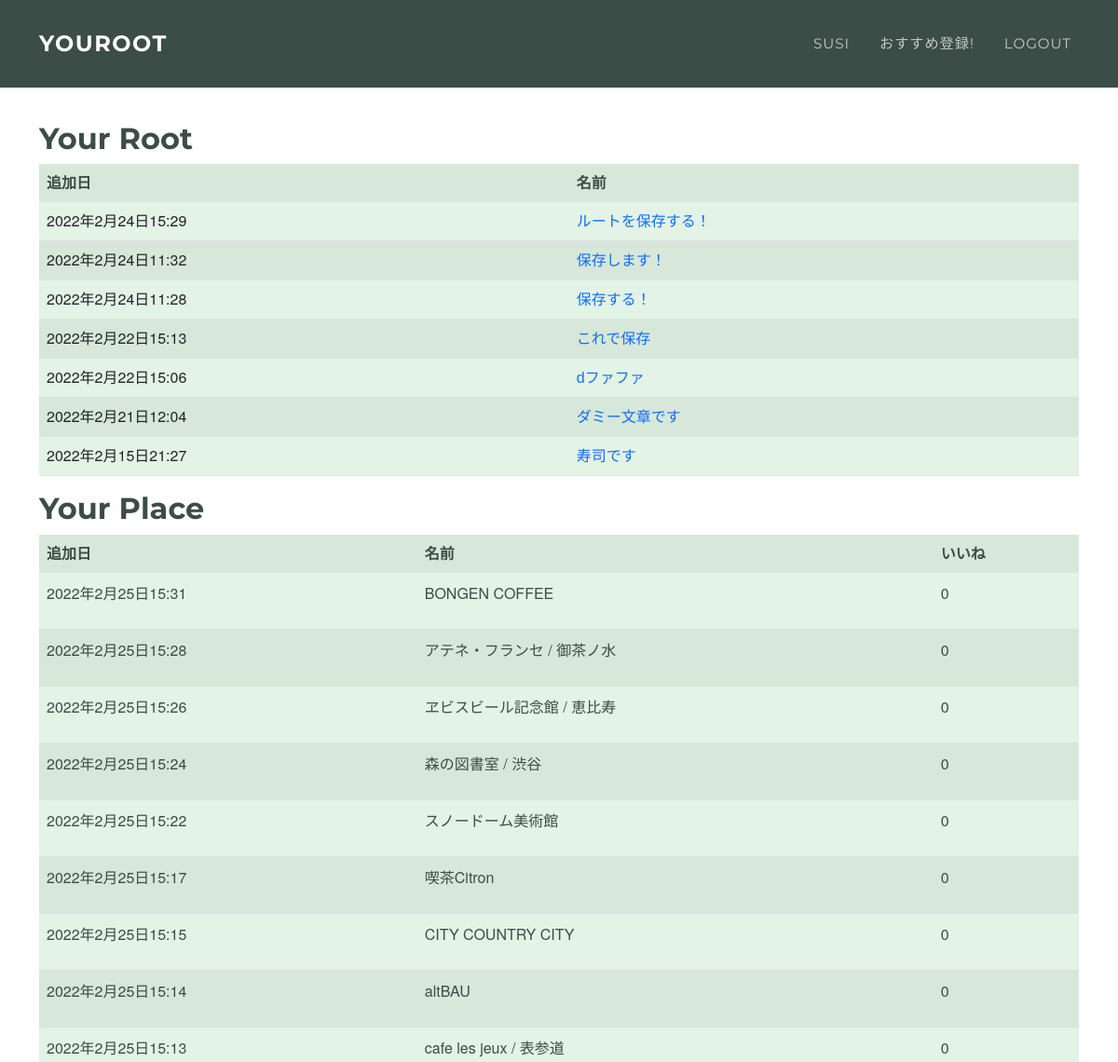
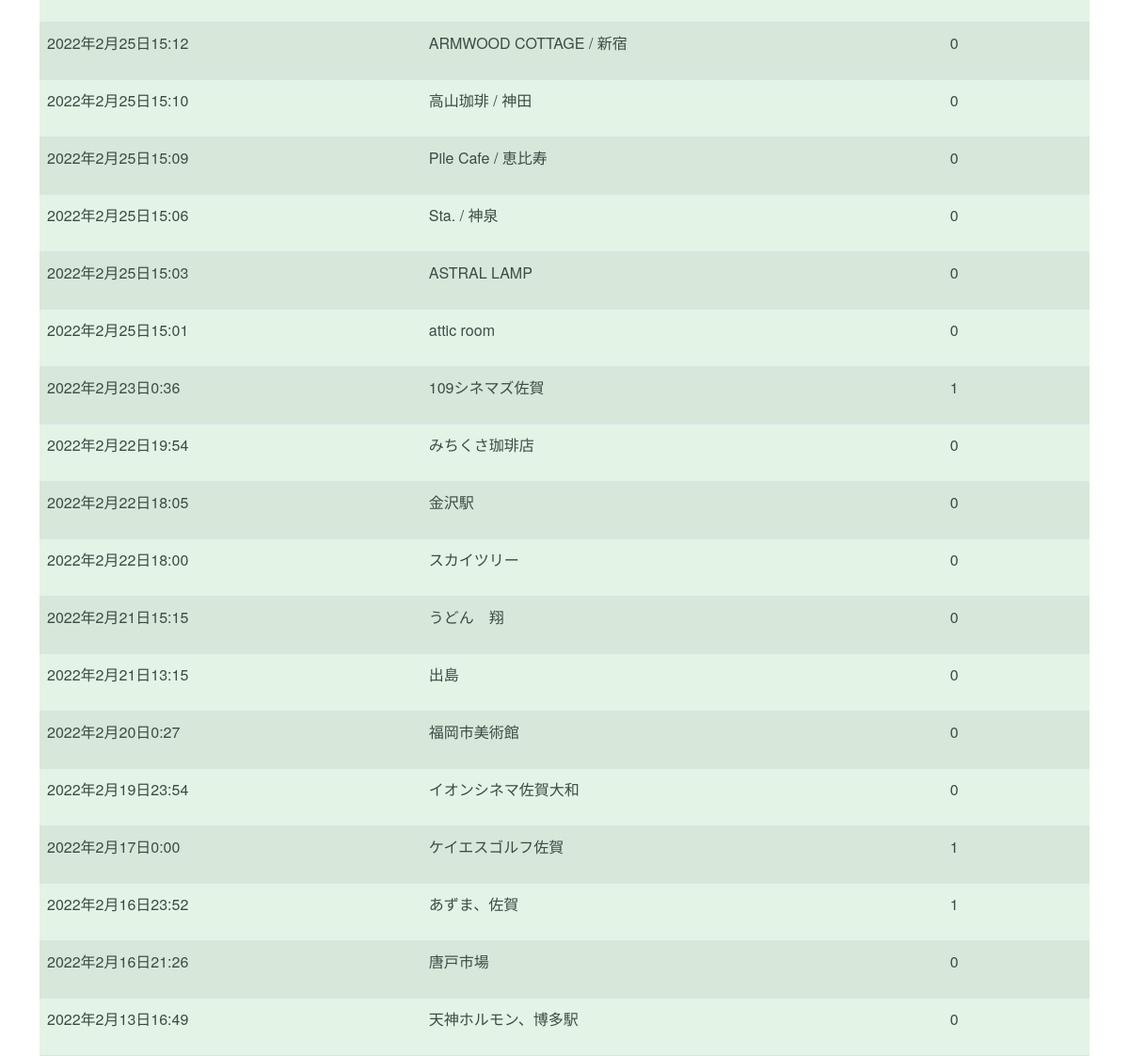
/user/1 (signed in), run on the app's committed database (2 pictures, top to bottom).
### testRoot/models.py (models this page shows, shortened)
class KeepRoot(models.Model):
    name = models.CharField(max_length=255)
    first = models.ForeignKey(TypeOfPlace, on_delete=models.CASCADE, null=True,related_name='first')
    second = models.ForeignKey(TypeOfPlace, on_delete=models.CASCADE, null=True,related_name='second')
    third = models.ForeignKey(TypeOfPlace, on_delete=models.CASCADE, null=True,related_name='third')
    author = models.ForeignKey(get_user_model(),on_delete=models.CASCADE, null=True)
    created_at = models.DateTimeField(auto_now_add=True, null=True)

class TypeOfPlace(models.Model):
    TYPE_CHOICE = (
        ('eat','ご飯'),
        ('play','遊び'),
    )
    type = models.CharField(max_length=255, choices=TYPE_CHOICE)
    name = models.CharField(max_length=255)
    atmosphere = models.ForeignKey(Atmosphere, on_delete=models.PROTECT, null=True)
    address = models.CharField(max_length=255)
    created_at = models.DateTimeField(auto_now_add=True)
    updated_at = models.DateTimeField(auto_now_add=True)
    pref = models.ForeignKey(PrefeCode, on_delete=models.PROTECT, null=True)
    city = models.CharField(max_length=255, null=True)
    ido = models.FloatField(null=True)
    keido = models.FloatField(null=True)
    image = models.ImageField(upload_to='images/', null=True)
    author = models.ForeignKey(get_user_model(),on_delete=models.CASCADE, null=True)
    good = models.IntegerField(null=True, default=0)
    comment = models.CharField(max_length=500, null=True)

### testRoot/views.py (the view)
# urls.py: path('user/<int:id>', user, name='user'),
def user(request, id):
    if request.method == 'POST':
        form = KeepRootForm(request.POST)
        if form.is_valid():
            post = form.save(commit=False)
            post.save()
            return redirect('index')
    else:
        lists = KeepRoot.objects.order_by('-created_at').filter(author=request.user)
        lists_place = TypeOfPlace.objects.order_by('-created_at').filter(author=request.user)
        content = {
            'lists': lists,
            'lists_place': lists_place
        }
        return render(request, 'testRoot/user.html', content)

### testRoot/templates/testRoot/user.html
{% extends 'layout.html' %}
{% block content %}
<div class="container" style="margin-top: 130px;">
    <h2 style="color: #3c4c46;">Your Root</h2>
    <table class="table table-striped table-hover" style="background-color: #e3f3e5;">
        <tr>
            <th style="color: #3c4c46;">追加日</th><th style="color: #3c4c46;">名前</th>
        </tr>
        {% for list in lists %}
            <tr>
                <td>{{list.created_at}}</td>
                <td><div class="wrapper"><a href="{% url 'detail' list.pk%}" class="effect-box">{{list.name}}</a></div></td>
            </tr>
        {% endfor %}
    </table>
    <h2 style="color: #3c4c46;">Your Place</h2>
    <table class="table table-striped table-hover" style="color: #3c4c46; background-color: #e3f3e5;">
        <tr>
            <th style="color: #3c4c46;">追加日</th><th style="color: #3c4c46;">名前</th><th style="color: #3c4c46;">いいね</th>
        </tr>
        {% for list in lists_place %}
            <tr>
                <td style="color: #3c4c46;"><p>{{list.created_at}}</p></td>
                <td style="color: #3c4c46;"><p>{{list.name}}</p></td>
                <td style="color: #3c4c46;"><p>{{list.good}}</p></td>
            </tr>
        {% endfor %}
    </table>
</div>
{% endblock %}

### templates/layout.html (shortened to what this page needs)
<!DOCTYPE html>
<html lang="ja">
{% load static %}
<head>
    <link href="https://cdn.jsdelivr.net/npm/bootstrap@5.0.2/dist/css/bootstrap.min.css" rel="stylesheet"
>
    <link rel="stylesheet" href="https://maxst.icons8.com/vue-static/landings/line-awesome/line-awesome/1.3.0/css/line-awesome.min.css" />
    <link rel="stylesheet" href="https://cdn.jsdelivr.net/npm/bootstrap-icons@1.4.0/font/bootstrap-icons.css">
    <link rel="stylesheet" href="{% static 'css/style.css' %}">
    <link rel="stylesheet" href="{% static 'css/index.css' %}">
    <link rel="stylesheet" href="{% static 'css/topPage.css' %}">
    <link rel="stylesheet" href="{% static 'css/topPage1.css' %}">
    <link rel="stylesheet" href="{% static 'css/card.css' %}">
    <link rel="stylesheet" href="{% static 'css/user.css' %}">
    <link rel="stylesheet" href="{% static 'css/logged_out.css' %}">
    <link rel="stylesheet" href="{% static 'css/login.css' %}">
    <link rel="stylesheet" href="{% static 'css/test1.css' %}">
    <link rel="stylesheet" href="{% static 'css/test2.css' %}">
    <link rel="stylesheet" href="{% static 'css/jquery.range.css' %}">
</head>
<body>
    <nav class="navbar navbar-expand-lg navbar-dark fixed-top" id="mainNav" style="background-color: #3c4c46;">
        <div class="container">
            {% if user.is_authenticated %}
            <div class="wrapper"><a class="navbar-brand effect-box" href="{% url 'index' %}">YOUROOT</a></div>
            {% else %}
            <div class="wrapper"><a class="navbar-brand effect-box" href="{% url 'topPage1' %}">YOUROOT</a></div>
            {% endif %}
            <div class="collapse navbar-collapse" id="navbarResponsive">
                <ul class="navbar-nav text-uppercase ms-auto py-4 py-lg-0">
                    {% if user.is_authenticated %}
                    <li class="nav-item">
                        <div class="wrapper"><a href="{% url 'user' user.id%}" class="nav-link effect-box">{{user}}</a></div>
                    </li>
                    <li class="nav-item">
                        <div class="wrapper"><a href="{% url 'test2' %}" class="nav-link effect-box">おすすめ登録!</a></div>
                    </li>
                    <li class="nav-item">
                        <div class="wrapper"><a href='{% url "logout" %}' class="logout nav-link effect-box">logout</a></div>
                    </li>
                    {% endif %}
                </ul>
            </div>
        </div>
    </nav>
    {% block content %}
    {% endblock %}
</body>
</html>

### static/css/style.css (style rules this page uses)
html, body { width: 100%; height: 100%; color: #3c4c46; }

### static/css/index.css (style rules this page uses)
* { margin: 0; padding: 0; box-sizing: border-box; }

### static/css/topPage1.css (style rules this page uses)
* { box-sizing: border-box; }
body { margin: 0; padding-top: 0px; font-family: "メイリオ","Hiragino Kaku Gothic Pro", "ヒラギノ角ゴ Pro W3", Meiryo, "ＭＳ Ｐゴシック", "Helvetica Neue", Helvetica, Arial, sans-serif; background-color: #fff; }

### static/css/user.css (style rules this page uses)
.effect-box:after, .effect-box:before { content: ''; position: absolute; left: 0; display: inline-block; height: 1.5em; width: 100%; opacity: 0; -webkit-transition: opacity 0.35s, -webkit-transform 0.35s; transition: opacity 0.35s, transform 0.35s; }
.effect-box:before { border-left: 1px solid; border-right: 1px solid; -webkit-transform: scale(1,0); transform: scale(1,0); }
.effect-box:after { border-bottom: 1px solid; border-top: 1px solid; -webkit-transform: scale(0,1); transform: scale(0,1); }
.effect-box { text-decoration: none; display: inline-block; position: relative; font-family: 'Dosis', sans-serif; }
.wrapper { left:50%; }
li { list-style: none; opacity: 0.7; }

### data on the page
KeepRoot: created_at "2022年2月24日15:29", name "ルートを保存する！"
KeepRoot: created_at "2022年2月24日11:32", name "保存します！"
KeepRoot: created_at "2022年2月24日11:28", name "保存する！"
KeepRoot: created_at "2022年2月22日15:13", name "これで保存"
KeepRoot: created_at "2022年2月22日15:06", name "dファファ"
KeepRoot: created_at "2022年2月21日12:04", name "ダミー文章です"
KeepRoot: created_at "2022年2月15日21:27", name "寿司です"
TypeOfPlace: created_at "2022年2月25日15:31", name "BONGEN COFFEE", good "0"
TypeOfPlace: created_at "2022年2月25日15:28", name "アテネ・フランセ / 御茶ノ水", good "0"
TypeOfPlace: created_at "2022年2月25日15:26", name "ヱビスビール記念館 / 恵比寿", good "0"
TypeOfPlace: created_at "2022年2月25日15:24", name "森の図書室 / 渋谷", good "0"
TypeOfPlace: created_at "2022年2月25日15:22", name "スノードーム美術館", good "0"
TypeOfPlace: created_at "2022年2月25日15:17", name "喫茶Citron", good "0"
TypeOfPlace: created_at "2022年2月25日15:15", name "CITY COUNTRY CITY", good "0"
TypeOfPlace: created_at "2022年2月25日15:14", name "altBAU", good "0"
TypeOfPlace: created_at "2022年2月25日15:13", name "cafe les jeux / 表参道", good "0"
TypeOfPlace: created_at "2022年2月25日15:12", name "ARMWOOD COTTAGE / 新宿", good "0"
TypeOfPlace: created_at "2022年2月25日15:10", name "高山珈琲 / 神田", good "0"
TypeOfPlace: created_at "2022年2月25日15:09", name "Pile Cafe / 恵比寿", good "0"
TypeOfPlace: created_at "2022年2月25日15:06", name "Sta. / 神泉", good "0"
TypeOfPlace: created_at "2022年2月25日15:03", name "ASTRAL LAMP", good "0"
TypeOfPlace: created_at "2022年2月25日15:01", name "attic room", good "0"
TypeOfPlace: created_at "2022年2月23日0:36", name "109シネマズ佐賀", good "1"
TypeOfPlace: created_at "2022年2月22日19:54", name "みちくさ珈琲店", good "0"
TypeOfPlace: created_at "2022年2月22日18:05", name "金沢駅", good "0"
TypeOfPlace: created_at "2022年2月22日18:00", name "スカイツリー", good "0"
TypeOfPlace: created_at "2022年2月21日15:15", name "うどん 翔", good "0"
TypeOfPlace: created_at "2022年2月21日13:15", name "出島", good "0"
TypeOfPlace: created_at "2022年2月20日0:27", name "福岡市美術館", good "0"
TypeOfPlace: created_at "2022年2月19日23:54", name "イオンシネマ佐賀大和", good "0"
TypeOfPlace: created_at "2022年2月17日0:00", name "ケイエスゴルフ佐賀", good "1"
TypeOfPlace: created_at "2022年2月16日23:52", name "あずま、佐賀", good "1"
TypeOfPlace: created_at "2022年2月16日21:26", name "唐戸市場", good "0"
TypeOfPlace: created_at "2022年2月13日16:49", name "天神ホルモン、博多駅", good "0"

### other printed values
{{ user }} "SUSI"
